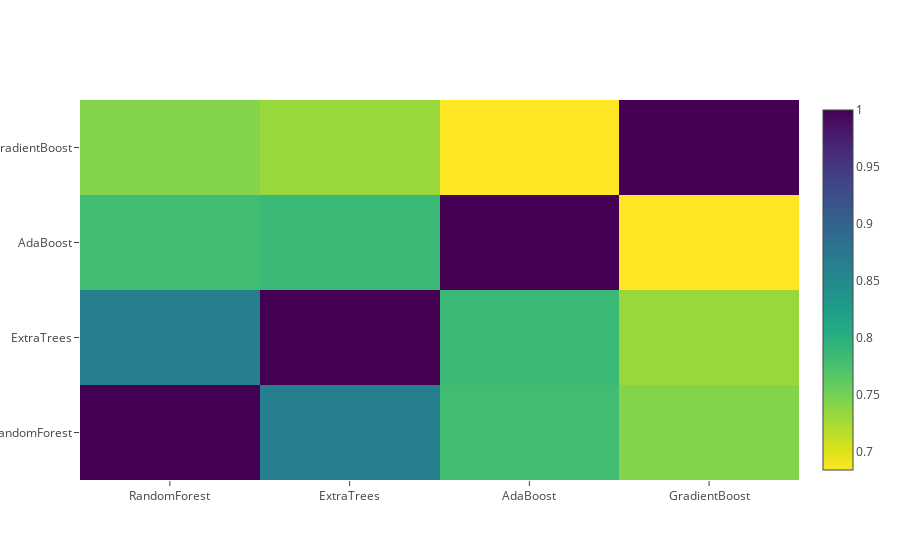

Notebook code for this chart:
### Markdown cell above
**Correlation Heatmap of the Second Level Training set**

### Code cell
data = [
    go.Heatmap(
        z= base_predictions_train.astype(float).corr().values ,
        x=base_predictions_train.columns.values,
        y= base_predictions_train.columns.values,
          colorscale='Viridis',
            showscale=True,
            reversescale = True
    )
]
py.iplot(data, filename='labelled-heatmap')

### Figure 1 — Plotly figure (JSON) as saved in the notebook; plotly's stock layout.template omitted (floating-point values rounded to 4 significant figures)
{"data": [{"colorscale": "Viridis", "reversescale": true, "showscale": true, "type": "heatmap", "uid": "c80d2a39-a6f0-4dda-8f09-cf7869214776", "x": ["RandomForest", "ExtraTrees", "AdaBoost", "GradientBoost"], "y": ["RandomForest", "ExtraTrees", "AdaBoost", "GradientBoost"], "z": [[1, 0.866, 0.7805, 0.7426], [0.866, 1, 0.7872, 0.732], [0.7805, 0.7872, 1, 0.684], [0.7426, 0.732, 0.684, 1]]}], "layout": {}}
